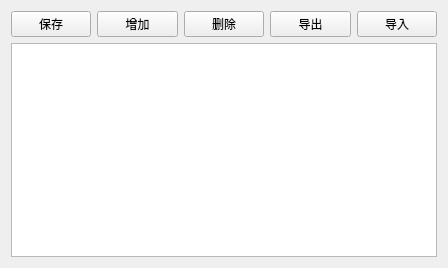
<?xml version="1.0" encoding="UTF-8"?>
<ui version="4.0">
 <class>Step9_4</class>
 <widget class="QWidget" name="Step9_4">
  <property name="geometry">
   <rect>
    <x>0</x>
    <y>0</y>
    <width>448</width>
    <height>268</height>
   </rect>
  </property>
  <property name="windowTitle">
   <string>Form</string>
  </property>
  <layout class="QVBoxLayout" name="verticalLayout">
   <item>
    <layout class="QHBoxLayout" name="horizontalLayout">
     <item>
      <widget class="QPushButton" name="pushButton_5">
       <property name="text">
        <string>保存</string>
       </property>
      </widget>
     </item>
     <item>
      <widget class="QPushButton" name="pushButton">
       <property name="text">
        <string>增加</string>
       </property>
      </widget>
     </item>
     <item>
      <widget class="QPushButton" name="pushButton_2">
       <property name="text">
        <string>删除</string>
       </property>
      </widget>
     </item>
     <item>
      <widget class="QPushButton" name="pushButton_3">
       <property name="text">
        <string>导出</string>
       </property>
      </widget>
     </item>
     <item>
      <widget class="QPushButton" name="pushButton_4">
       <property name="text">
        <string>导入</string>
       </property>
      </widget>
     </item>
    </layout>
   </item>
   <item>
    <widget class="QTableWidget" name="qTableWidget"/>
   </item>
  </layout>
 </widget>
 <resources/>
 <connections/>
</ui>
